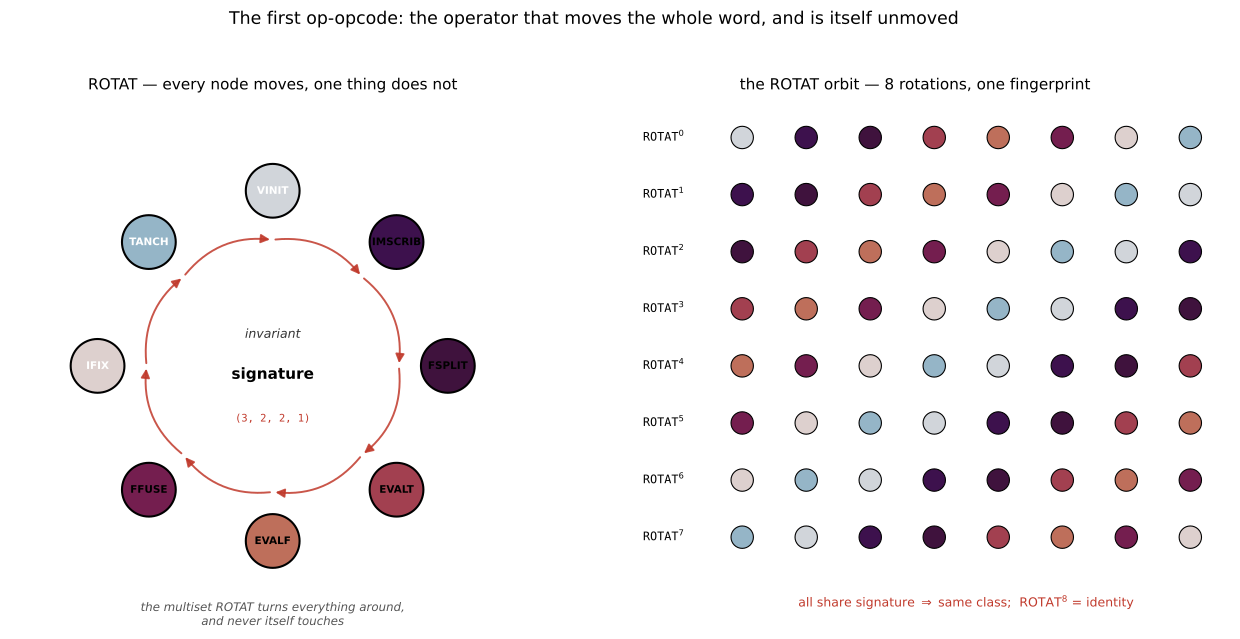

Here is the Python script that generated this plot:
#!/usr/bin/env python3
"""
Figure: ROTAT, the first op-opcode — the unmoved mover.

ROTAT is the cyclic shift of an arrangement: the ring automorphism, the
Weyl-Heisenberg shift X on Z/dZ. It moves every node of the word and is itself
unmoved — the multiset (the family signature) is invariant under it, and
ROTAT^|w| returns the word to itself. This figure renders exactly that.

Nothing here is drawn by hand: the arrangement, every rotation, the orbit, and
the invariant signature are all computed by the canonical implementation
(IMSCRIBr/tokens.py: rotat, rotat_orbit, signature, token_name).

Left panel  — the word as a ring of colored nodes, with the ROTAT arrow (k->k+1)
              running around the rim. At the still centre: the invariant
              multiset signature, the quantity ROTAT moves everything around but
              never touches. The unmoved point the wheel turns on.
Right panel — the full ROTAT orbit: all |w| rotations, each sharing one
              fingerprint (the same signature), so the orbit is the equivalence
              the canonical classes are read up to. ROTAT^|w| = identity closes
              the ring back onto its own stillness.
"""
import sys
from pathlib import Path

import matplotlib.pyplot as plt
import numpy as np
from matplotlib.patches import FancyArrowPatch

sys.path.insert(0, str(Path.home() / "imsgct" / "IMSCRIBr"))
from tokens import rotat, rotat_orbit, signature, token_name  # noqa: E402

# The demonstration word (a full fork block: init, imscribe, split, both
# branches, fuse, fix, anchor). Any word works; this one spans the grammar.
WORD = (0, 5, 6, 8, 9, 7, 11, 1)
N = len(WORD)

# Colour each token by its value, from a stable qualitative map (12 primitives).
CMAP = plt.get_cmap("twilight")
def tcolor(t):
    return CMAP((t % 12 + 0.5) / 12.0)


def ring_positions(n, radius=1.0, phase=np.pi / 2):
    # Positions clockwise from the top, so k->k+1 reads as a clockwise shift.
    ang = phase - 2 * np.pi * np.arange(n) / n
    return radius * np.cos(ang), radius * np.sin(ang), ang


def draw_ring(ax, word, title, show_shift):
    n = len(word)
    xs, ys, ang = ring_positions(n)
    for i, t in enumerate(word):
        ax.scatter([xs[i]], [ys[i]], s=1500, color=tcolor(t),
                   edgecolors="black", linewidths=1.5, zorder=3)
        ax.text(xs[i], ys[i], token_name(t), ha="center", va="center",
                fontsize=7.5, fontweight="bold", zorder=4,
                color="white" if (t % 12) in (0, 1, 10, 11) else "black")
    if show_shift:
        # A curved ROTAT arrow between consecutive rim slots (k -> k+1).
        for i in range(n):
            j = (i + 1) % n
            a = FancyArrowPatch((xs[i] * 0.72, ys[i] * 0.72),
                                (xs[j] * 0.72, ys[j] * 0.72),
                                connectionstyle="arc3,rad=-0.28",
                                arrowstyle="-|>", mutation_scale=13,
                                lw=1.4, color="#c0392b", zorder=2, alpha=0.85)
            ax.add_patch(a)
    ax.set_title(title, fontsize=11, pad=10)
    ax.set_xlim(-1.5, 1.5)
    ax.set_ylim(-1.5, 1.5)
    ax.set_aspect("equal")
    ax.axis("off")


def main():
    orbit = rotat_orbit(WORD)
    sig = signature(WORD)
    # The signature is ROTAT-invariant: verify it on the whole orbit.
    assert all(signature(w) == sig for w in orbit), "signature not ROTAT-invariant"
    assert rotat(WORD, N) == WORD, "ROTAT^|w| is not the identity"

    fig, (axL, axR) = plt.subplots(1, 2, figsize=(13, 6.4))

    # ----- Left: the ring, the ROTAT arrow, the still centre.
    draw_ring(axL, WORD, "ROTAT — every node moves, one thing does not", show_shift=True)
    axL.text(0, 0.18, "invariant", ha="center", va="center",
             fontsize=9, style="italic", color="#333")
    axL.text(0, -0.05, "signature", ha="center", va="center",
             fontsize=11, fontweight="bold", color="black")
    axL.text(0, -0.30, str(sig), ha="center", va="center", fontsize=7.5,
             family="monospace", color="#c0392b", wrap=True)
    axL.text(0, -1.42, "the multiset ROTAT turns everything around,\nand never itself touches",
             ha="center", va="center", fontsize=8.5, style="italic", color="#555")

    # ----- Right: the full orbit stacked, one fingerprint shared by all.
    orbit_ordered = [rotat(WORD, k) for k in range(N)]
    axR.set_title(f"the ROTAT orbit — {N} rotations, one fingerprint",
                  fontsize=11, pad=10)
    for k, w in enumerate(orbit_ordered):
        y = N - 1 - k
        for i, t in enumerate(w):
            axR.scatter([i], [y], s=260, color=tcolor(t),
                        edgecolors="black", linewidths=0.8, zorder=3)
        axR.text(-0.9, y, f"ROTAT$^{{{k}}}$", ha="right", va="center", fontsize=8.5,
                 family="monospace")
    axR.text((N - 1) / 2, -1.15,
             r"all share signature $\Rightarrow$ same class;  ROTAT$^{%d}$ = identity" % N,
             ha="center", va="center", fontsize=9, color="#c0392b")
    axR.set_xlim(-2.2, N - 0.4)
    axR.set_ylim(-1.6, N - 0.4)
    axR.axis("off")

    fig.suptitle("The first op-opcode: the operator that moves the whole word, and is itself unmoved",
                 fontsize=12.5, y=0.99)
    fig.tight_layout(rect=(0, 0, 1, 0.96))

    out = Path(__file__).parent
    fig.savefig(out / "fig_rotat_unmoved_mover.pdf", bbox_inches="tight", facecolor="white")
    fig.savefig(out / "fig_rotat_unmoved_mover.png", bbox_inches="tight",
                facecolor="white", dpi=300)
    print("wrote fig_rotat_unmoved_mover.{pdf,png} | orbit", len(orbit),
          "| signature invariant:", all(signature(w) == sig for w in orbit))


if __name__ == "__main__":
    main()
